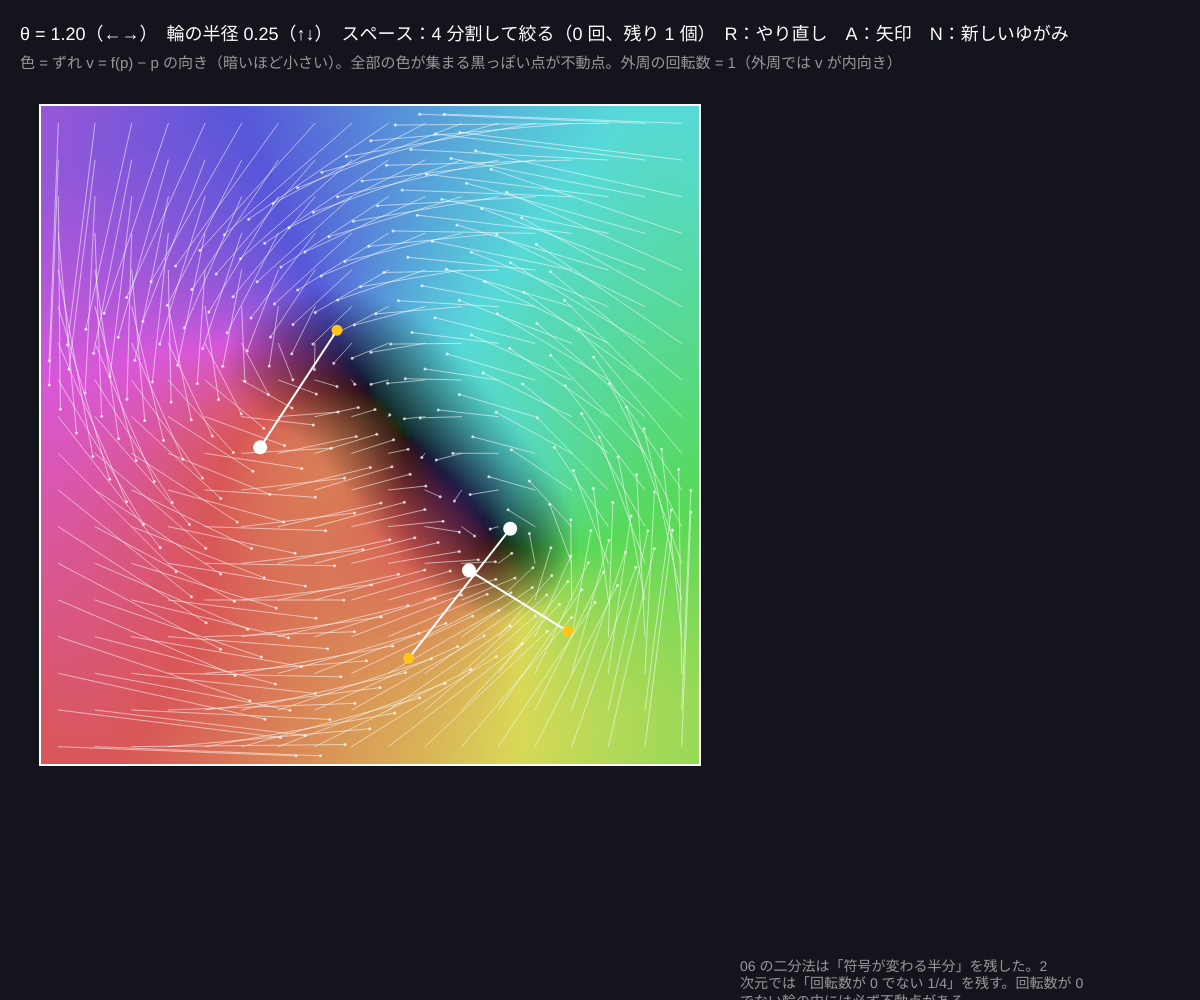
Frame 1 (no input)
Frame 60 (no input): identical to frame 1, image omitted
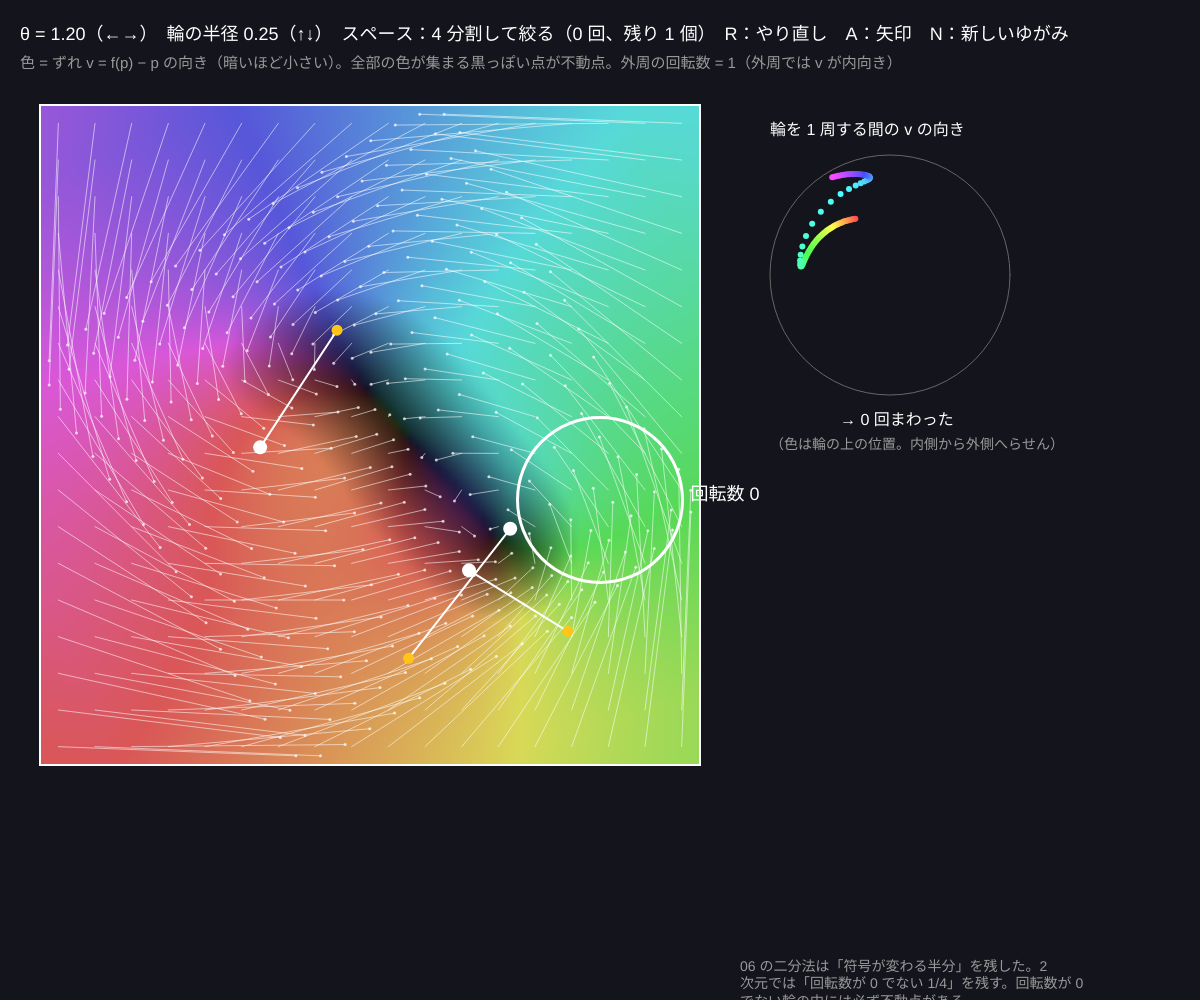
Frame 120 (the mouse pressed at the canvas centre since frame 60)

The p5.js sketch that drew these frames (run headless with seeded random() and noise() and a simulated clock; from frame 60 on, the mouse is pressed at the canvas centre):

// p5.js sketch
// ── sketch.js
// ============================================
// 07 ブラウワーの不動点定理（2 次元）─ 回転数で不動点を追いつめる
// 正方形を自分の中へ連続に写す f には不動点がある。ずれのベクトル v(p) = f(p) − p を考える
//   輪の上で v が何回まわるか（指数・回転数）が 0 でなければ、輪の中に不動点がある。外周では v は必ず内向き → 回転数 1
//   06 の二分法の 2 次元版：正方形を 4 つに割り、回転数が 0 でない小正方形だけ残す
// ドラッグ = 白丸（ゆがみの根元）と矢じり（ゆがみの向き）/ ←→ = 回転 / ↑↓ = 輪の大きさ / スペース = 4 分割して絞る / R = 絞り込みをやり直す / A = 矢印 / N = 新しいゆがみ
// ============================================

let theta = 1.2;          // ★ 全体の回転
let shrink = 0.92;        // ★ 全体の縮み
let sigma = 0.45;         // ★ ゆがみの広がり
let handles = [];         // {ax, ay, vx, vy}
let loopR = 0.25;         // マウスの輪の半径
let showArrows = true;
let cells = [];           // 残っている小正方形 {x, y, w}
let level = 0;
let fieldG, dirty = true;
let SZ, ox, oy;
let drag = null;

function setup() {
  createCanvas(windowWidth, windowHeight);
  colorMode(HSB, 360, 100, 100, 100);
  SZ = min(height - 150, width * 0.55); ox = 40; oy = 105;
  fieldG = createGraphics(90, 90); fieldG.pixelDensity(1);
  newHandles();
}
function newHandles() {
  handles = [];
  for (let i = 0; i < 3; i++) handles.push({ ax: random(-0.7, 0.7), ay: random(-0.7, 0.7), vx: random(-0.6, 0.6), vy: random(-0.6, 0.6) });
  resetCells();
}
function resetCells() { cells = [{ x: -1, y: -1, w: 2 }]; level = 0; dirty = true; }

// ★ 写像 f：回して少し縮め、白丸のまわりを矢じりの向きに押す。最後に正方形の中に押し戻す（連続）
function f(x, y) {
  let c = Math.cos(theta), s = Math.sin(theta);
  let nx = shrink * (c * x - s * y), ny = shrink * (s * x + c * y);
  for (let h of handles) {
    let w = Math.exp(-((x - h.ax) ** 2 + (y - h.ay) ** 2) / (sigma * sigma));
    nx += h.vx * w; ny += h.vy * w;
  }
  return [constrain(nx, -1, 1), constrain(ny, -1, 1)];
}
function v(x, y) { let q = f(x, y); return [q[0] - x, q[1] - y]; }

// 閉じた折れ線の上で v が何回まわるか（回転数）
function windingOf(pts) {
  let total = 0, prev = null;
  for (let i = 0; i <= pts.length; i++) {
    let p = pts[i % pts.length], d = v(p[0], p[1]), a = Math.atan2(d[1], d[0]);
    if (prev !== null) { let da = a - prev; while (da > PI) da -= TWO_PI; while (da < -PI) da += TWO_PI; total += da; }
    prev = a;
  }
  return Math.round(total / TWO_PI);
}
function squarePts(c, m) {
  let p = [];
  for (let i = 0; i < m; i++) p.push([c.x + c.w * i / m, c.y]);
  for (let i = 0; i < m; i++) p.push([c.x + c.w, c.y + c.w * i / m]);
  for (let i = 0; i < m; i++) p.push([c.x + c.w * (1 - i / m), c.y + c.w]);
  for (let i = 0; i < m; i++) p.push([c.x, c.y + c.w * (1 - i / m)]);
  return p;
}
// ★ 4 分割して、回転数が 0 でない小正方形だけ残す
function subdivide() {
  let next = [];
  for (let c of cells) {
    let h = c.w / 2;
    for (let q of [{ x: c.x, y: c.y, w: h }, { x: c.x + h, y: c.y, w: h }, { x: c.x, y: c.y + h, w: h }, { x: c.x + h, y: c.y + h, w: h }]) {
      if (windingOf(squarePts(q, 16)) !== 0) next.push(q);
    }
  }
  if (next.length > 0 && next.length < 300) { cells = next; level++; }
}

function sx(x) { return ox + (x + 1) / 2 * SZ; }
function sy(y) { return oy + (1 - y) / 2 * SZ; }
function wx(px) { return (px - ox) / SZ * 2 - 1; }
function wy(py) { return 1 - (py - oy) / SZ * 2; }

function draw() {
  background(230, 30, 11);
  if (keyIsDown(LEFT_ARROW)) { theta -= 0.02; resetCells(); }
  if (keyIsDown(RIGHT_ARROW)) { theta += 0.02; resetCells(); }
  if (dirty) { buildField(); dirty = false; }
  image(fieldG, ox, oy, SZ, SZ);

  // 矢印：p から f(p) へ
  if (showArrows) {
    stroke(0, 0, 100, 55); strokeWeight(1);
    for (let i = 0; i < 18; i++) for (let j = 0; j < 18; j++) {
      let x = -1 + (i + 0.5) / 9, y = -1 + (j + 0.5) / 9, q = f(x, y);
      let ex = lerp(x, q[0], 0.5), ey = lerp(y, q[1], 0.5);
      line(sx(x), sy(y), sx(ex), sy(ey));
      noStroke(); fill(0, 0, 100, 70); circle(sx(ex), sy(ey), 3); stroke(0, 0, 100, 55);
    }
  }
  // 絞り込み中の小正方形
  noFill(); stroke(0, 0, 100); strokeWeight(2);
  for (let c of cells) rect(sx(c.x), sy(c.y + c.w), c.w / 2 * SZ, c.w / 2 * SZ);
  // ゆがみの取っ手
  for (let h of handles) {
    stroke(0, 0, 100); strokeWeight(2); line(sx(h.ax), sy(h.ay), sx(h.ax + h.vx), sy(h.ay + h.vy));
    noStroke(); fill(0, 0, 100); circle(sx(h.ax), sy(h.ay), 14);
    fill(45, 90, 100); circle(sx(h.ax + h.vx), sy(h.ay + h.vy), 11);
  }
  // マウスの輪と回転数
  let mx = wx(mouseX), my = wy(mouseY), inside = abs(mx) <= 1.2 && abs(my) <= 1.2 && drag === null;
  let loopPts = [];
  for (let i = 0; i < 90; i++) { let t = i / 90 * TWO_PI; loopPts.push([mx + loopR * Math.cos(t), my + loopR * Math.sin(t)]); }
  let idx = 0;
  if (inside) {
    idx = windingOf(loopPts);
    noFill(); stroke(idx === 0 ? 0 : 45, idx === 0 ? 0 : 90, 100); strokeWeight(3);
    circle(sx(mx), sy(my), loopR * SZ);
    noStroke(); fill(0, 0, 100); textSize(18); text('回転数 ' + idx, sx(mx) + loopR * SZ / 2 + 8, sy(my));
    drawCompass(loopPts, idx);
  }
  let outer = windingOf(squarePts({ x: -1, y: -1, w: 2 }, 60));
  let best = cells[0];

  noStroke(); fill(0, 0, 100); textSize(18);
  text('θ = ' + nf(theta, 1, 2) + '（←→）　輪の半径 ' + nf(loopR, 1, 2) + '（↑↓）　スペース：4 分割して絞る（' + level + ' 回、残り ' + cells.length + ' 個）　R：やり直し　A：矢印　N：新しいゆがみ', 20, 40);
  fill(0, 0, 60); textSize(15);
  text('色 = ずれ v = f(p) − p の向き（暗いほど小さい）。全部の色が集まる黒っぽい点が不動点。外周の回転数 = ' + outer + '（外周では v が内向き）', 20, 68);
  let tx = ox + SZ + 40;
  fill(0, 0, 100); textSize(16);
  if (level > 0) text('絞り込んだ不動点 ≈ (' + nf(best.x + best.w / 2, 1, 5) + ', ' + nf(best.y + best.w / 2, 1, 5) + ')、幅 ' + best.w.toExponential(1), tx, height - 70);
  fill(0, 0, 60); textSize(14);
  text('06 の二分法は「符号が変わる半分」を残した。2 次元では「回転数が 0 でない 1/4」を残す。回転数が 0 でない輪の中には必ず不動点がある', tx, height - 40, width - tx - 20);
}

// 右：輪を 1 周するあいだの v の向き（羅針盤）
function drawCompass(pts, idx) {
  let cxp = ox + SZ + 40 + 150, cyp = oy + 170, R = 120;
  if (cxp + R > width) return;
  noFill(); stroke(0, 0, 40); strokeWeight(1); circle(cxp, cyp, R * 2);
  for (let i = 0; i < pts.length; i++) {
    let d = v(pts[i][0], pts[i][1]), a = Math.atan2(d[1], d[0]);
    let rr = R * (0.55 + 0.4 * i / pts.length);
    noStroke(); fill(i / pts.length * 300, 70, 100);
    circle(cxp + rr * Math.cos(a), cyp - rr * Math.sin(a), 6);
  }
  noStroke(); fill(0, 0, 100); textSize(16);
  text('輪を 1 周する間の v の向き', cxp - R, cyp - R - 20);
  text('→ ' + idx + ' 回まわった', cxp - 50, cyp + R + 30);
  fill(0, 0, 60); textSize(14);
  text('（色は輪の上の位置。内側から外側へらせん）', cxp - R, cyp + R + 54);
}

// 背景：v の向きを色相、大きさを明るさで（小さい画像に描いて拡大）
function buildField() {
  fieldG.loadPixels();
  let n = fieldG.width;
  for (let j = 0; j < n; j++) for (let i = 0; i < n; i++) {
    let x = -1 + 2 * (i + 0.5) / n, y = 1 - 2 * (j + 0.5) / n, d = v(x, y);
    let hue = (Math.atan2(d[1], d[0]) / TWO_PI * 360 + 360) % 360, m = Math.hypot(d[0], d[1]);
    let c = hsbToRgb(hue, 60, 15 + 70 * Math.min(1, m * 2.5));
    let k = (j * n + i) * 4;
    fieldG.pixels[k] = c[0]; fieldG.pixels[k + 1] = c[1]; fieldG.pixels[k + 2] = c[2]; fieldG.pixels[k + 3] = 255;
  }
  fieldG.updatePixels();
}

function mousePressed() {
  drag = null;
  for (let h of handles) {
    if (dist(mouseX, mouseY, sx(h.ax + h.vx), sy(h.ay + h.vy)) < 12) drag = { h, tip: true };
    else if (dist(mouseX, mouseY, sx(h.ax), sy(h.ay)) < 12) drag = { h, tip: false };
  }
}
function mouseDragged() {
  if (!drag) return;
  let x = constrain(wx(mouseX), -1, 1), y = constrain(wy(mouseY), -1, 1);
  if (drag.tip) { drag.h.vx = x - drag.h.ax; drag.h.vy = y - drag.h.ay; } else { drag.h.ax = x; drag.h.ay = y; }
  resetCells();
}
function mouseReleased() { drag = null; }
function keyPressed() {
  if (key === ' ') subdivide();
  if (key === 'r' || key === 'R') resetCells();
  if (key === 'a' || key === 'A') showArrows = !showArrows;
  if (key === 'n' || key === 'N') newHandles();
  if (key === UP_ARROW) loopR = min(1.2, loopR + 0.03);
  if (key === DOWN_ARROW) loopR = max(0.03, loopR - 0.03);
}

// ---------- やってみよう ----------
// 1. 輪を不動点のまわりに置くと回転数 1（または −1）、何もない所では 0。輪をゆっくり不動点に近づけて、数が変わる瞬間を見よう
// 2. スペースを 10 回押すと幅は 2/1024。小正方形が 2 か所以上に分かれたら、不動点がいくつある？
// 3. 回転数 −1 の不動点（鞍点のような向き）を作れるか。取っ手を動かして探そう
// 4. f の constrain を外すと外周の回転数は 1 のままか？ 正方形からはみ出す写像では定理が使えない理由を考えよう

// ==================================================
// ここから下は「道具」
// ==================================================
function hsbToRgb(h, s, b) {
  s /= 100; b /= 100;
  let kf = (k) => (k + h / 60) % 6;
  let fc = (k) => b * (1 - s * Math.max(0, Math.min(kf(k), 4 - kf(k), 1)));
  return [255 * fc(5), 255 * fc(3), 255 * fc(1)];
}
